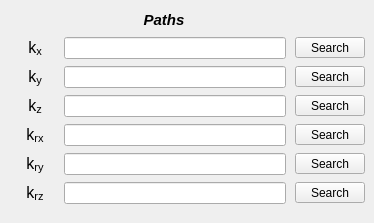
        <widget class="QWidget" name="tab_spring_table">
         <attribute name="title">
          <string>Spring</string>
         </attribute>
         <widget class="QWidget" name="gridLayoutWidget_3">
          <property name="geometry">
           <rect>
            <x>10</x>
            <y>6</y>
            <width>355</width>
            <height>208</height>
           </rect>
          </property>
          <layout class="QGridLayout" name="gridLayout_4">
           <property name="leftMargin">
            <number>5</number>
           </property>
           <property name="topMargin">
            <number>3</number>
           </property>
           <property name="bottomMargin">
            <number>4</number>
           </property>
           <property name="horizontalSpacing">
            <number>9</number>
           </property>
           <property name="verticalSpacing">
            <number>7</number>
           </property>
           <item row="1" column="1">
            <widget class="QLineEdit" name="lineEdit_path_table_Kx">
             <property name="enabled">
              <bool>true</bool>
             </property>
             <property name="minimumSize">
              <size>
               <width>0</width>
               <height>22</height>
              </size>
             </property>
             <property name="maximumSize">
              <size>
               <width>16777215</width>
               <height>22</height>
              </size>
             </property>
             <property name="sizeIncrement">
              <size>
               <width>0</width>
               <height>0</height>
              </size>
             </property>
             <property name="font">
              <font>
               <pointsize>8</pointsize>
               <weight>50</weight>
               <bold>false</bold>
              </font>
             </property>
             <property name="alignment">
              <set>Qt::AlignCenter</set>
             </property>
            </widget>
           </item>
           <item row="2" column="1">
            <widget class="QLineEdit" name="lineEdit_path_table_Ky">
             <property name="enabled">
              <bool>true</bool>
             </property>
             <property name="minimumSize">
              <size>
               <width>0</width>
               <height>22</height>
              </size>
             </property>
             <property name="maximumSize">
              <size>
               <width>16777215</width>
               <height>22</height>
              </size>
             </property>
             <property name="sizeIncrement">
              <size>
               <width>0</width>
               <height>0</height>
              </size>
             </property>
             <property name="font">
              <font>
               <pointsize>8</pointsize>
               <weight>50</weight>
               <bold>false</bold>
              </font>
             </property>
             <property name="alignment">
              <set>Qt::AlignCenter</set>
             </property>
            </widget>
           </item>
           <item row="1" column="0">
            <widget class="QLabel" name="label_67">
             <property name="enabled">
              <bool>true</bool>
             </property>
             <property name="minimumSize">
              <size>
               <width>40</width>
               <height>0</height>
              </size>
             </property>
             <property name="maximumSize">
              <size>
               <width>40</width>
               <height>16777215</height>
              </size>
             </property>
             <property name="text">
              <string>&lt;html&gt;&lt;head/&gt;&lt;body&gt;&lt;p align=&quot;center&quot;&gt;&lt;span style=&quot; font-size:12pt;&quot;&gt;k&lt;/span&gt;&lt;span style=&quot; font-size:12pt; vertical-align:sub;&quot;&gt;x&lt;/span&gt;&lt;/p&gt;&lt;/body&gt;&lt;/html&gt;</string>
             </property>
             <property name="alignment">
              <set>Qt::AlignCenter</set>
             </property>
            </widget>
           </item>
           <item row="4" column="2">
            <widget class="QToolButton" name="toolButton_load_Krx_table">
             <property name="enabled">
              <bool>true</bool>
             </property>
             <property name="sizePolicy">
              <sizepolicy hsizetype="Expanding" vsizetype="Fixed">
               <horstretch>0</horstretch>
               <verstretch>0</verstretch>
              </sizepolicy>
             </property>
             <property name="minimumSize">
              <size>
               <width>70</width>
               <height>0</height>
              </size>
             </property>
             <property name="maximumSize">
              <size>
               <width>70</width>
               <height>16777215</height>
              </size>
             </property>
             <property name="text">
              <string>Search</string>
             </property>
             <property name="autoRaise">
              <bool>false</bool>
             </property>
             <property name="arrowType">
              <enum>Qt::NoArrow</enum>
             </property>
            </widget>
           </item>
           <item row="4" column="1">
            <widget class="QLineEdit" name="lineEdit_path_table_Krx">
             <property name="enabled">
              <bool>true</bool>
             </property>
             <property name="minimumSize">
              <size>
               <width>0</width>
               <height>22</height>
              </size>
             </property>
             <property name="maximumSize">
              <size>
               <width>16777215</width>
               <height>22</height>
              </size>
             </property>
             <property name="sizeIncrement">
              <size>
               <width>0</width>
               <height>0</height>
              </size>
             </property>
             <property name="font">
              <font>
               <pointsize>8</pointsize>
               <weight>50</weight>
               <bold>false</bold>
              </font>
             </property>
             <property name="alignment">
              <set>Qt::AlignCenter</set>
             </property>
            </widget>
           </item>
           <item row="6" column="2">
            <widget class="QToolButton" name="toolButton_load_Krz_table">
             <property name="enabled">
              <bool>true</bool>
             </property>
             <property name="sizePolicy">
              <sizepolicy hsizetype="Expanding" vsizetype="Fixed">
               <horstretch>0</horstretch>
               <verstretch>0</verstretch>
              </sizepolicy>
             </property>
             <property name="minimumSize">
              <size>
               <width>70</width>
               <height>0</height>
              </size>
             </property>
             <property name="maximumSize">
              <size>
               <width>70</width>
               <height>16777215</height>
              </size>
             </property>
             <property name="text">
              <string>Search</string>
             </property>
             <property name="autoRaise">
              <bool>false</bool>
             </property>
             <property name="arrowType">
              <enum>Qt::NoArrow</enum>
             </property>
            </widget>
           </item>
           <item row="3" column="1">
            <widget class="QLineEdit" name="lineEdit_path_table_Kz">
             <property name="enabled">
              <bool>true</bool>
             </property>
             <property name="minimumSize">
              <size>
               <width>0</width>
               <height>22</height>
              </size>
             </property>
             <property name="maximumSize">
              <size>
               <width>16777215</width>
               <height>22</height>
              </size>
             </property>
             <property name="sizeIncrement">
              <size>
               <width>0</width>
               <height>0</height>
              </size>
             </property>
             <property name="font">
              <font>
               <pointsize>8</pointsize>
               <weight>50</weight>
               <bold>false</bold>
              </font>
             </property>
             <property name="alignment">
              <set>Qt::AlignCenter</set>
             </property>
            </widget>
           </item>
           <item row="3" column="2">
            <widget class="QToolButton" name="toolButton_load_Kz_table">
             <property name="enabled">
              <bool>true</bool>
             </property>
             <property name="sizePolicy">
              <sizepolicy hsizetype="Expanding" vsizetype="Fixed">
               <horstretch>0</horstretch>
               <verstretch>0</verstretch>
              </sizepolicy>
             </property>
             <property name="minimumSize">
              <size>
               <width>70</width>
               <height>0</height>
              </size>
             </property>
             <property name="maximumSize">
              <size>
               <width>70</width>
               <height>16777215</height>
              </size>
             </property>
             <property name="text">
              <string>Search</string>
             </property>
             <property name="autoRaise">
              <bool>false</bool>
             </property>
             <property name="arrowType">
              <enum>Qt::NoArrow</enum>
             </property>
            </widget>
           </item>
           <item row="2" column="2">
            <widget class="QToolButton" name="toolButton_load_Ky_table">
             <property name="enabled">
              <bool>true</bool>
             </property>
             <property name="sizePolicy">
              <sizepolicy hsizetype="Expanding" vsizetype="Fixed">
               <horstretch>0</horstretch>
               <verstretch>0</verstretch>
              </sizepolicy>
             </property>
             <property name="minimumSize">
              <size>
               <width>70</width>
               <height>0</height>
              </size>
             </property>
             <property name="maximumSize">
              <size>
               <width>70</width>
               <height>16777215</height>
              </size>
             </property>
             <property name="text">
              <string>Search</string>
             </property>
             <property name="autoRaise">
              <bool>false</bool>
             </property>
             <property name="arrowType">
              <enum>Qt::NoArrow</enum>
             </property>
            </widget>
           </item>
           <item row="5" column="2">
            <widget class="QToolButton" name="toolButton_load_Kry_table">
             <property name="enabled">
              <bool>true</bool>
             </property>
             <property name="sizePolicy">
              <sizepolicy hsizetype="Expanding" vsizetype="Fixed">
               <horstretch>0</horstretch>
               <verstretch>0</verstretch>
              </sizepolicy>
             </property>
             <property name="minimumSize">
              <size>
               <width>70</width>
               <height>0</height>
              </size>
             </property>
             <property name="maximumSize">
              <size>
               <width>70</width>
               <height>16777215</height>
              </size>
             </property>
             <property name="text">
              <string>Search</string>
             </property>
             <property name="autoRaise">
              <bool>false</bool>
             </property>
             <property name="arrowType">
              <enum>Qt::NoArrow</enum>
             </property>
            </widget>
           </item>
           <item row="5" column="1">
            <widget class="QLineEdit" name="lineEdit_path_table_Kry">
             <property name="enabled">
              <bool>true</bool>
             </property>
             <property name="minimumSize">
              <size>
               <width>0</width>
               <height>22</height>
              </size>
             </property>
             <property name="maximumSize">
              <size>
               <width>16777215</width>
               <height>22</height>
              </size>
             </property>
             <property name="sizeIncrement">
              <size>
               <width>0</width>
               <height>0</height>
              </size>
             </property>
             <property name="font">
              <font>
               <pointsize>8</pointsize>
               <weight>50</weight>
               <bold>false</bold>
              </font>
             </property>
             <property name="alignment">
              <set>Qt::AlignCenter</set>
             </property>
            </widget>
           </item>
           <item row="1" column="2">
            <widget class="QToolButton" name="toolButton_load_Kx_table">
             <property name="enabled">
              <bool>true</bool>
             </property>
             <property name="sizePolicy">
              <sizepolicy hsizetype="Expanding" vsizetype="Fixed">
               <horstretch>0</horstretch>
               <verstretch>0</verstretch>
              </sizepolicy>
             </property>
             <property name="minimumSize">
              <size>
               <width>70</width>
               <height>0</height>
              </size>
             </property>
             <property name="maximumSize">
              <size>
               <width>70</width>
               <height>16777215</height>
              </size>
             </property>
             <property name="text">
              <string>Search</string>
             </property>
             <property name="autoRaise">
              <bool>false</bool>
             </property>
             <property name="arrowType">
              <enum>Qt::NoArrow</enum>
             </property>
            </widget>
           </item>
           <item row="6" column="1">
            <widget class="QLineEdit" name="lineEdit_path_table_Krz">
             <property name="enabled">
              <bool>true</bool>
             </property>
             <property name="minimumSize">
              <size>
               <width>0</width>
               <height>22</height>
              </size>
             </property>
             <property name="maximumSize">
              <size>
               <width>16777215</width>
               <height>22</height>
              </size>
             </property>
             <property name="sizeIncrement">
              <size>
               <width>0</width>
               <height>0</height>
              </size>
             </property>
             <property name="font">
              <font>
               <pointsize>8</pointsize>
               <weight>50</weight>
               <bold>false</bold>
              </font>
             </property>
             <property name="alignment">
              <set>Qt::AlignCenter</set>
             </property>
            </widget>
           </item>
           <item row="0" column="1">
            <widget class="QLabel" name="label_119">
             <property name="minimumSize">
              <size>
               <width>180</width>
               <height>21</height>
              </size>
             </property>
             <property name="maximumSize">
              <size>
               <width>200</width>
               <height>21</height>
              </size>
             </property>
             <property name="font">
              <font>
               <family>Arial</family>
               <pointsize>11</pointsize>
               <weight>75</weight>
               <italic>true</italic>
               <bold>true</bold>
              </font>
             </property>
             <property name="frameShape">
              <enum>QFrame::NoFrame</enum>
             </property>
             <property name="frameShadow">
              <enum>QFrame::Plain</enum>
             </property>
             <property name="text">
              <string>Paths</string>
             </property>
             <property name="alignment">
              <set>Qt::AlignCenter</set>
             </property>
            </widget>
           </item>
           <item row="2" column="0">
            <widget class="QLabel" name="label_68">
             <property name="enabled">
              <bool>true</bool>
             </property>
             <property name="minimumSize">
              <size>
               <width>40</width>
               <height>0</height>
              </size>
             </property>
             <property name="maximumSize">
              <size>
               <width>40</width>
               <height>16777215</height>
              </size>
             </property>
             <property name="text">
              <string>&lt;html&gt;&lt;head/&gt;&lt;body&gt;&lt;p align=&quot;center&quot;&gt;&lt;span style=&quot; font-size:12pt;&quot;&gt;k&lt;/span&gt;&lt;span style=&quot; font-size:12pt; vertical-align:sub;&quot;&gt;y&lt;/span&gt;&lt;/p&gt;&lt;/body&gt;&lt;/html&gt;</string>
             </property>
             <property name="alignment">
              <set>Qt::AlignCenter</set>
             </property>
            </widget>
           </item>
           <item row="3" column="0">
            <widget class="QLabel" name="label_69">
             <property name="enabled">
              <bool>true</bool>
             </property>
             <property name="minimumSize">
              <size>
               <width>40</width>
               <height>0</height>
              </size>
             </property>
             <property name="maximumSize">
              <size>
               <width>40</width>
               <height>16777215</height>
              </size>
             </property>
             <property name="text">
              <string>&lt;html&gt;&lt;head/&gt;&lt;body&gt;&lt;p align=&quot;center&quot;&gt;&lt;span style=&quot; font-size:12pt;&quot;&gt;k&lt;/span&gt;&lt;span style=&quot; font-size:12pt; vertical-align:sub;&quot;&gt;z&lt;/span&gt;&lt;/p&gt;&lt;/body&gt;&lt;/html&gt;</string>
             </property>
             <property name="alignment">
              <set>Qt::AlignCenter</set>
             </property>
            </widget>
           </item>
           <item row="4" column="0">
            <widget class="QLabel" name="label_70">
             <property name="enabled">
              <bool>true</bool>
             </property>
             <property name="minimumSize">
              <size>
               <width>40</width>
               <height>0</height>
              </size>
             </property>
             <property name="maximumSize">
              <size>
               <width>40</width>
               <height>16777215</height>
              </size>
             </property>
             <property name="text">
              <string>&lt;html&gt;&lt;head/&gt;&lt;body&gt;&lt;p align=&quot;center&quot;&gt;&lt;span style=&quot; font-size:12pt;&quot;&gt;k&lt;/span&gt;&lt;span style=&quot; font-size:12pt; vertical-align:sub;&quot;&gt;rx&lt;/span&gt;&lt;/p&gt;&lt;/body&gt;&lt;/html&gt;</string>
             </property>
             <property name="alignment">
              <set>Qt::AlignCenter</set>
             </property>
            </widget>
           </item>
           <item row="5" column="0">
            <widget class="QLabel" name="label_120">
             <property name="enabled">
              <bool>true</bool>
             </property>
             <property name="minimumSize">
              <size>
               <width>40</width>
               <height>0</height>
              </size>
             </property>
             <property name="maximumSize">
              <size>
               <width>40</width>
               <height>16777215</height>
              </size>
             </property>
             <property name="text">
              <string>&lt;html&gt;&lt;head/&gt;&lt;body&gt;&lt;p align=&quot;center&quot;&gt;&lt;span style=&quot; font-size:12pt;&quot;&gt;k&lt;/span&gt;&lt;span style=&quot; font-size:12pt; vertical-align:sub;&quot;&gt;ry&lt;/span&gt;&lt;/p&gt;&lt;/body&gt;&lt;/html&gt;</string>
             </property>
             <property name="alignment">
              <set>Qt::AlignCenter</set>
             </property>
            </widget>
           </item>
           <item row="6" column="0">
            <widget class="QLabel" name="label_121">
             <property name="enabled">
              <bool>true</bool>
             </property>
             <property name="minimumSize">
              <size>
               <width>40</width>
               <height>0</height>
              </size>
             </property>
             <property name="maximumSize">
              <size>
               <width>40</width>
               <height>16777215</height>
              </size>
             </property>
             <property name="text">
              <string>&lt;html&gt;&lt;head/&gt;&lt;body&gt;&lt;p align=&quot;center&quot;&gt;&lt;span style=&quot; font-size:12pt;&quot;&gt;k&lt;/span&gt;&lt;span style=&quot; font-size:12pt; vertical-align:sub;&quot;&gt;rz&lt;/span&gt;&lt;/p&gt;&lt;/body&gt;&lt;/html&gt;</string>
             </property>
             <property name="alignment">
              <set>Qt::AlignCenter</set>
             </property>
            </widget>
           </item>
          </layout>
         </widget>
        </widget>
